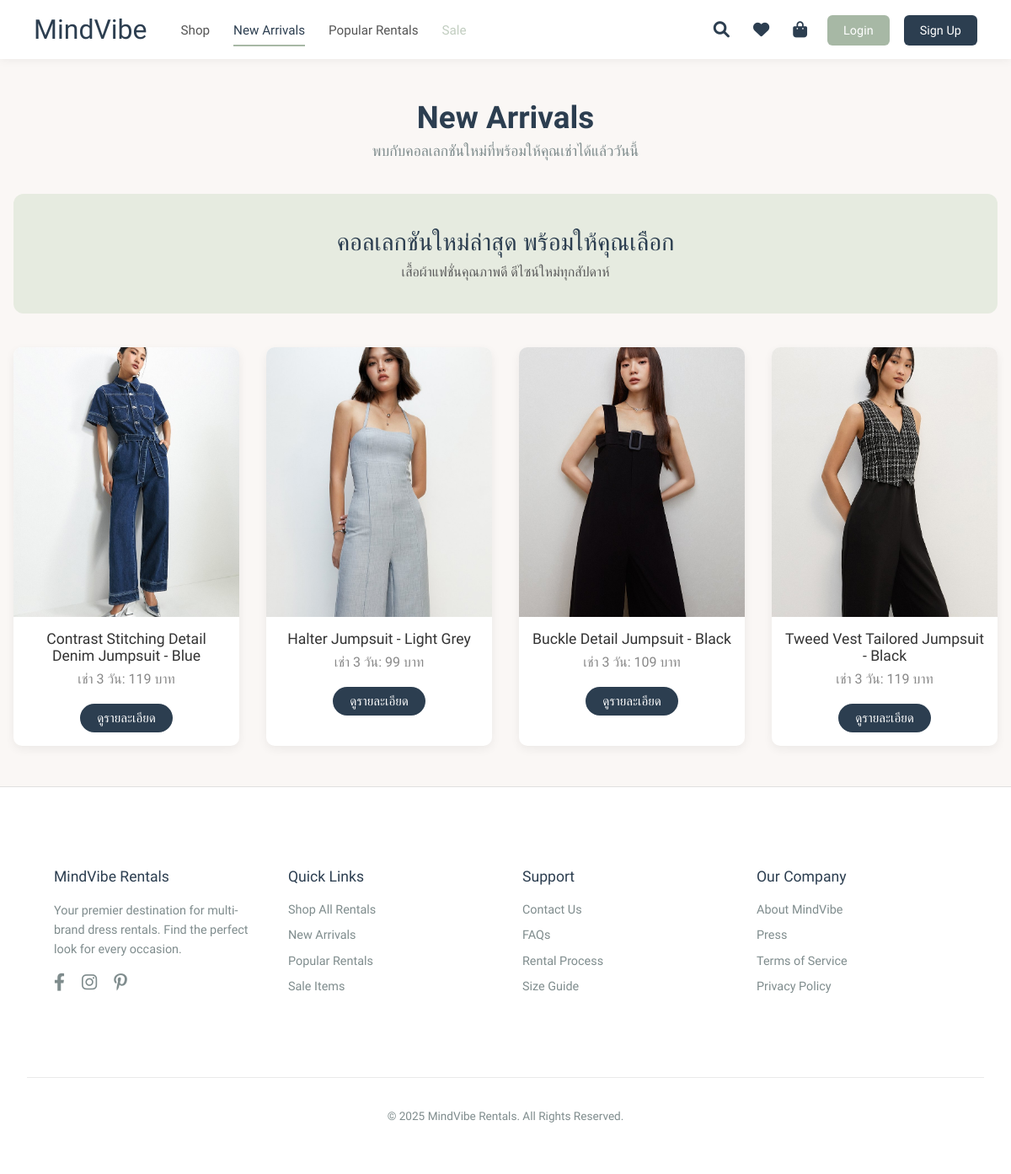
The page /new-arrivals/ on the database as committed earlier.
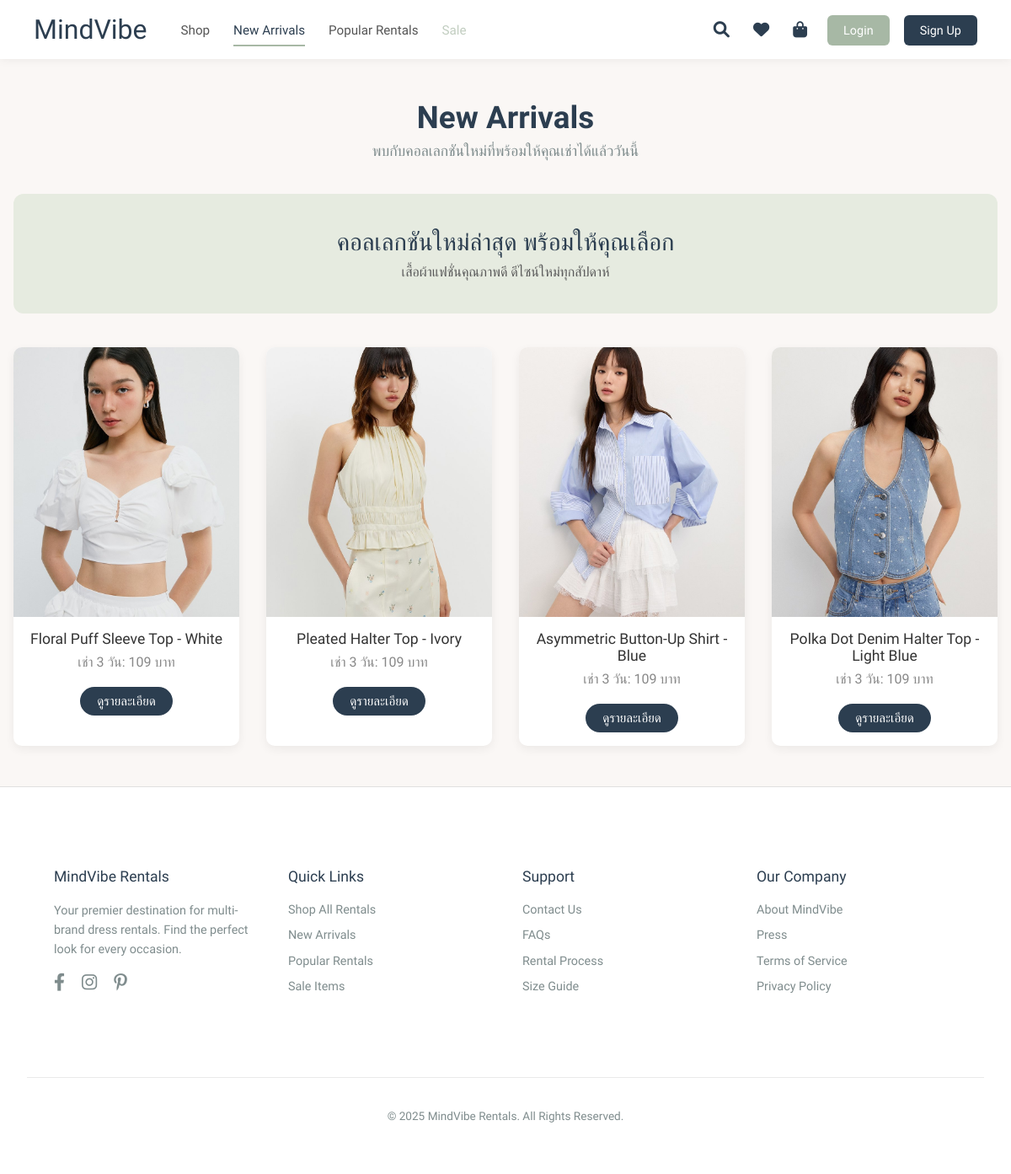
The same page on the database as committed later.
### clothes/models.py (models this page shows, shortened)
class Clothing(models.Model):
    category = models.ForeignKey(
        'Category',
        related_name='clothes',
        on_delete=models.SET_NULL,
        null=True,
        blank=True,
        help_text="เลือกหมวดหมู่สำหรับชุดนี้"
    )
    name = models.CharField(max_length=100, help_text="ชื่อชุด")
    slug = models.SlugField(max_length=120, unique=True, blank=True, help_text="URL (สร้างจากชื่ออัตโนมัติ)")
    description = models.TextField(help_text="รายละเอียดชุด, เนื้อผ้า, คำแนะนำในการเช่า (ถ้ามี)")
    image = models.ImageField(upload_to='clothing_images/', help_text="รูปภาพหลักของชุด")
    price_3_days = models.DecimalField(max_digits=10, decimal_places=2, null=True, blank=True, help_text="ราคาเช่า 3 วัน (บาท)")
    price_5_days = models.DecimalField(max_digits=10, decimal_places=2, null=True, blank=True, help_text="ราคาเช่า 5 วัน (บาท)")
    price_7_days = models.DecimalField(max_digits=10, decimal_places=2, null=True, blank=True, help_text="ราคาเช่า 7 วัน (บาท)")
    available_for_rent = models.BooleanField(default=True, help_text="ชุดนี้พร้อมให้เช่าหรือไม่?")
    created_at = models.DateTimeField(default=timezone.now)
    updated_at = models.DateTimeField(auto_now=True)
    class Meta:
        verbose_name = "สินค้าเสื้อผ้า"
        verbose_name_plural = "สินค้าเสื้อผ้า"
        ordering = ['-created_at', 'name']

### clothes/views.py (the view)
# urls.py: path('new-arrivals/', views.new_arrivals_view, name='new_arrivals'),
def new_arrivals_view(request):
    items = []
    try:
        items = Clothing.objects.filter(available_for_rent=True).order_by('-created_at')[:4]
    except Exception as e:
        print(f"Error querying Clothing items for New Arrivals: {e}")
        messages.error(request, "เกิดข้อผิดพลาดในการดึงข้อมูลสินค้ามาใหม่")
    context = {
        'page_title': 'New Arrivals',
        'new_arrival_items': items,
        'categories': Category.objects.filter(is_active=True).order_by('name'),
    }
    return render(request, 'clothes/new_arrivals_page.html', context)

### clothes/templates/clothes/new_arrivals_page.html (shortened to what this page needs)
{% extends "base.html" %}
{% load static %}
{% load humanize %}
{% block extra_head %}
<link rel="stylesheet" href="https://cdnjs.cloudflare.com/ajax/libs/font-awesome/6.0.0-beta3/css/all.min.css">
{% endblock %}
{% block content %}
<div class="new-arrivals-container">
    <div class="new-arrivals-header">
        <h1>{{ page_title|default:"สินค้ามาใหม่ล่าสุด" }}</h1>
        <p>พบกับคอลเลกชันใหม่ที่พร้อมให้คุณเช่าได้แล้ววันนี้</p>
    </div>
    <div class="new-arrivals-banner">
        <h2>คอลเลกชันใหม่ล่าสุด พร้อมให้คุณเลือก</h2>
        <p>เสื้อผ้าแฟชั่นคุณภาพดี ดีไซน์ใหม่ทุกสัปดาห์</p>
    </div>
    {% if new_arrival_items %}
        <div class="new-product-grid">
            {% for product_item in new_arrival_items %}
            <div class="new-product-card">
                <a href="{% url 'clothes:detail' product_item.pk %}" style="text-decoration: none; color: inherit;">
                    <div class="new-product-card-image-wrapper">
                        {% if product_item.image %}
                            <img src="{{ product_item.image.url }}" alt="{{ product_item.name }}">
                        {% else %}
                            <img src="{% static 'clothes/images/placeholder_product.png' %}" alt="No image available">
                        {% endif %}
                    </div>
                    <div class="product-card-info">
                        <h3 class="product-card-name">{{ product_item.name }}</h3>
                        {% if product_item.price_3_days %}
                            <p class="product-card-price">เช่า 3 วัน: {{ product_item.price_3_days|floatformat:0|intcomma }} บาท</p>
                        {% endif %}
                        <span class="product-card-button">ดูรายละเอียด</span>
                    </div>
                </a>
            </div>
            {% endfor %}
        </div>
    {% else %}
        <div style="text-align: center; padding: 3rem;">
            <p style="font-size: 1.2rem;">ขออภัยค่ะ ขณะนี้ยังไม่มีสินค้ามาใหม่</p>
        </div>
    {% endif %}
</div>
{% endblock %}

Rows that differ between the two databases and show on the page:
no longer on this page (row unchanged): Clothing: image (picture), name "Contrast Stitching Detail Denim Jumpsuit - Blue", price_3_days "119"
no longer on this page (row unchanged): Clothing: image (picture), name "Halter Jumpsuit - Light Grey", price_3_days "99"
no longer on this page (row unchanged): Clothing: image (picture), name "Buckle Detail Jumpsuit - Black", price_3_days "109"
no longer on this page (row unchanged): Clothing: image (picture), name "Tweed Vest Tailored Jumpsuit - Black", price_3_days "119"
added Clothing: image (picture), name "Floral Puff Sleeve Top - White", price_3_days "109"
added Clothing: image (picture), name "Pleated Halter Top - Ivory", price_3_days "109"
added Clothing: image (picture), name "Asymmetric Button-Up Shirt - Blue", price_3_days "109"
added Clothing: image (picture), name "Polka Dot Denim Halter Top - Light Blue", price_3_days "109"
